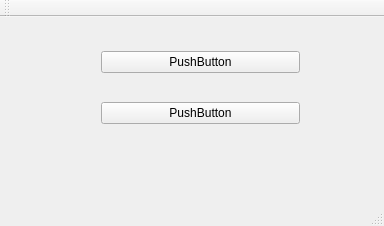
<?xml version="1.0" encoding="UTF-8"?>
<ui version="4.0">
 <class>MainWindow</class>
 <widget class="QMainWindow" name="MainWindow">
  <property name="geometry">
   <rect>
    <x>0</x>
    <y>0</y>
    <width>384</width>
    <height>226</height>
   </rect>
  </property>
  <property name="windowTitle">
   <string>MainWindow</string>
  </property>
  <widget class="QWidget" name="centralWidget">
   <widget class="QWidget" name="">
    <property name="geometry">
     <rect>
      <x>90</x>
      <y>0</y>
      <width>221</width>
      <height>141</height>
     </rect>
    </property>
    <layout class="QVBoxLayout" name="verticalLayout">
     <item>
      <widget class="QPushButton" name="pushButton_2">
       <property name="toolTip">
        <string>&lt;html&gt;&lt;head/&gt;&lt;body&gt;&lt;p&gt;&lt;img src=&quot;:/img/about.png&quot;/&gt;ZZZZZZZZZZZZZZZZZZZZ&lt;/p&gt;&lt;/body&gt;&lt;/html&gt;</string>
       </property>
       <property name="text">
        <string>PushButton</string>
       </property>
      </widget>
     </item>
     <item>
      <widget class="QPushButton" name="pushButton">
       <property name="toolTip">
        <string>&lt;html&gt;&lt;head/&gt;&lt;body&gt;&lt;p&gt;&lt;img src=&quot;:/img/cut.png&quot;/&gt;ZZZZZZZZZZZZZZZZZ&lt;/p&gt;&lt;/body&gt;&lt;/html&gt;</string>
       </property>
       <property name="text">
        <string>PushButton</string>
       </property>
      </widget>
     </item>
    </layout>
   </widget>
   <zorder>pushButton</zorder>
   <zorder>pushButton_2</zorder>
   <zorder>pushButton</zorder>
  </widget>
  <widget class="QMenuBar" name="menuBar">
   <property name="geometry">
    <rect>
     <x>0</x>
     <y>0</y>
     <width>384</width>
     <height>26</height>
    </rect>
   </property>
  </widget>
  <widget class="QToolBar" name="mainToolBar">
   <attribute name="toolBarArea">
    <enum>TopToolBarArea</enum>
   </attribute>
   <attribute name="toolBarBreak">
    <bool>false</bool>
   </attribute>
  </widget>
  <widget class="QStatusBar" name="statusBar"/>
 </widget>
 <layoutdefault spacing="6" margin="11"/>
 <resources/>
 <connections/>
</ui>
